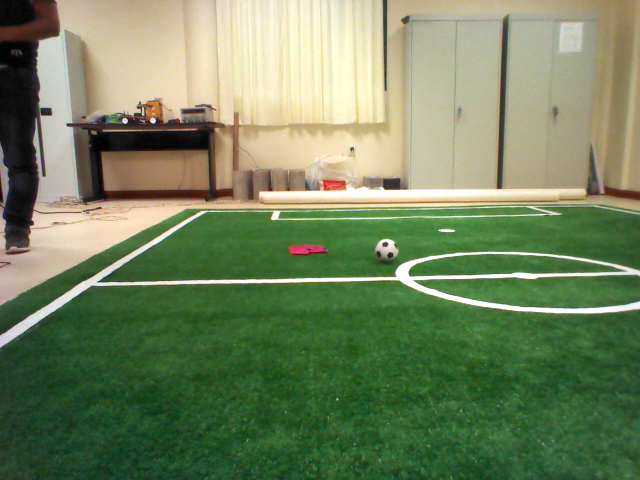
#> input picture Python/RoboCup/CanchaCameraUp.png, 640 x 480 px, found by its file name
$ python trackerball.py   (Python 2 division)
#> lines starting #> are read from the running program, lines starting #| are printed output that depends on the picture; after the words box and inside, x2 and y2 are one past the last pixel; in counts of white or black regions, pixels touching at a corner belong together
#> further down, img is the input picture: shape (480, 640, 3); mean B, G, R 94, 131.5, 114.7
import cv2
import numpy as np
import matplotlib.pyplot as plt


def main(img):
    img_hsv = cv2.cvtColor(img, cv2.COLOR_BGR2HSV)
#> img_hsv: shape (480, 640, 3); mean H, S, V 43, 97.3, 137.8
    cv2.imshow("Imagen en HSV", img_hsv)
    bgr = [126, 121, 58]
    thresh = 40
    hsv = cv2.cvtColor(np.uint8([[bgr]]), cv2.COLOR_BGR2HSV)[0][0]
    minHSV = np.array([hsv[0] - thresh, hsv[1] - thresh, hsv[2] - thresh])
    # minHSV = np.array([49, 50, 50])
    print minHSV
    maxHSV = np.array([hsv[0] + thresh, hsv[1] + thresh, hsv[2] + thresh])
    # maxHSV = np.array([100, 255, 210])
    print maxHSV
    maskHSV = cv2.inRange(img_hsv, minHSV, maxHSV)
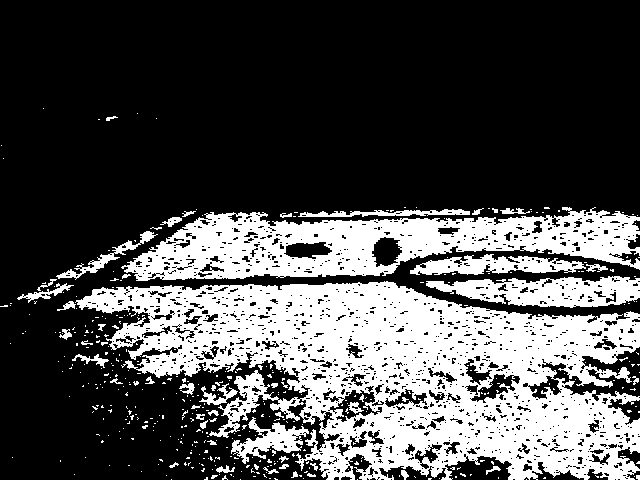
#> maskHSV: shape (480, 640); 30.6% white; 430 white regions (382 under 20 px), largest, box (x1, y1, x2, y2) and area: (75, 281, 640, 480) 61031, (121, 207, 640, 281) 19986, (426, 276, 640, 308) 4250
    resultHSV = cv2.bitwise_and(img_hsv, img_hsv, mask=maskHSV)
#> resultHSV: shape (480, 640, 3); mean H, S, V 17.5, 41.1, 31.7
    cv2.imshow("Result HSV", resultHSV)
    cv2.waitKey(0)
    cv2.imwrite("resultHSV2.png",resultHSV)
    cv2.destroyAllWindows()
    pass


if __name__ == '__main__':
    img = cv2.imread("imgs/CanchaCameraUp.png")
    cv2.imshow("Imagen Original", img)
    main(img)
    pass

$ run again, with Python/RoboCup/cancha.jpeg saved as Python/RoboCup/CanchaCameraUp.png
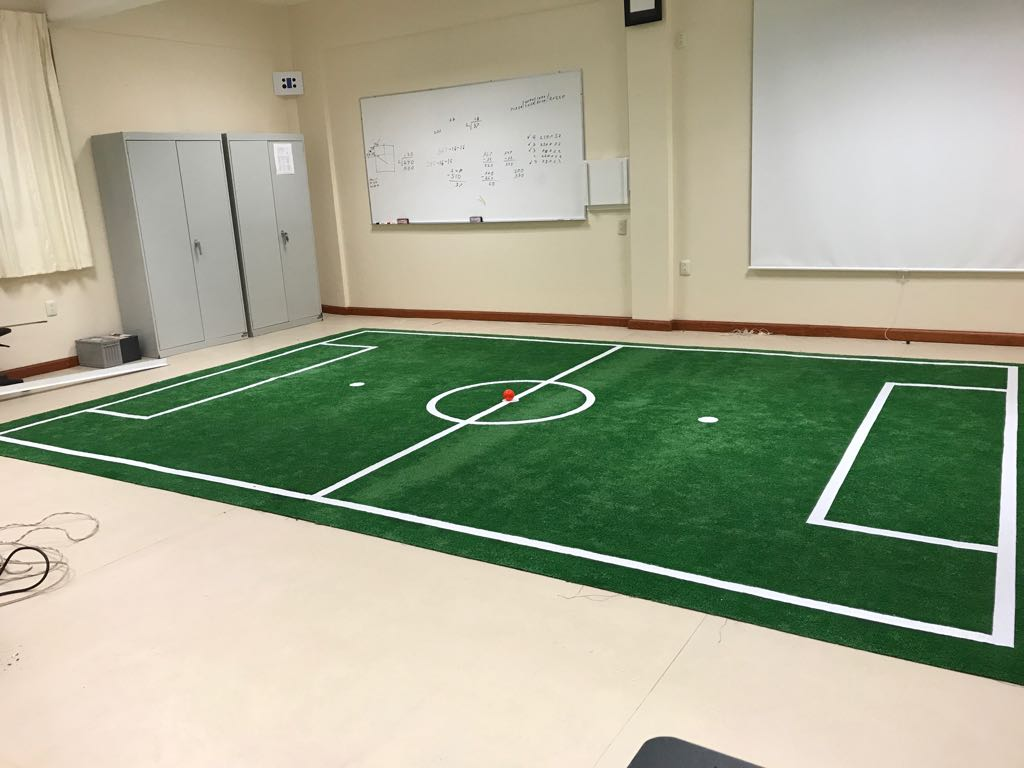
#> input picture Python/RoboCup/cancha.jpeg, 1024 x 768 px, found by its file name
#> img is the input picture: shape (768, 1024, 3); mean B, G, R 143.2, 166.6, 162.4
#> img_hsv: shape (768, 1024, 3); mean H, S, V 36.6, 63, 174.5
#> in main, `maskHSV = cv2.inRange(img_hsv, minHSV, maxHSV)`:
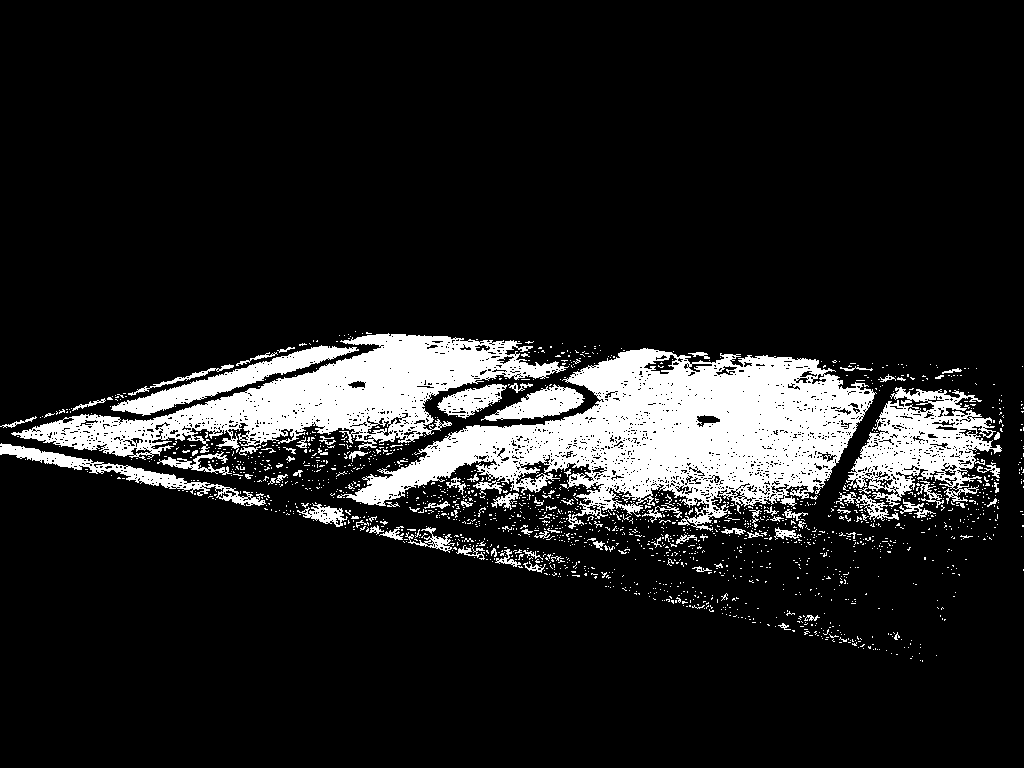
#> maskHSV: shape (768, 1024); 12.4% white; 1779 white regions (1679 under 20 px), largest, box (x1, y1, x2, y2) and area: (337, 348, 877, 531) 43322, (11, 333, 569, 460) 23890, (847, 387, 1002, 507) 8579
#> resultHSV: shape (768, 1024, 3); mean H, S, V 7.8, 16.5, 12.1
